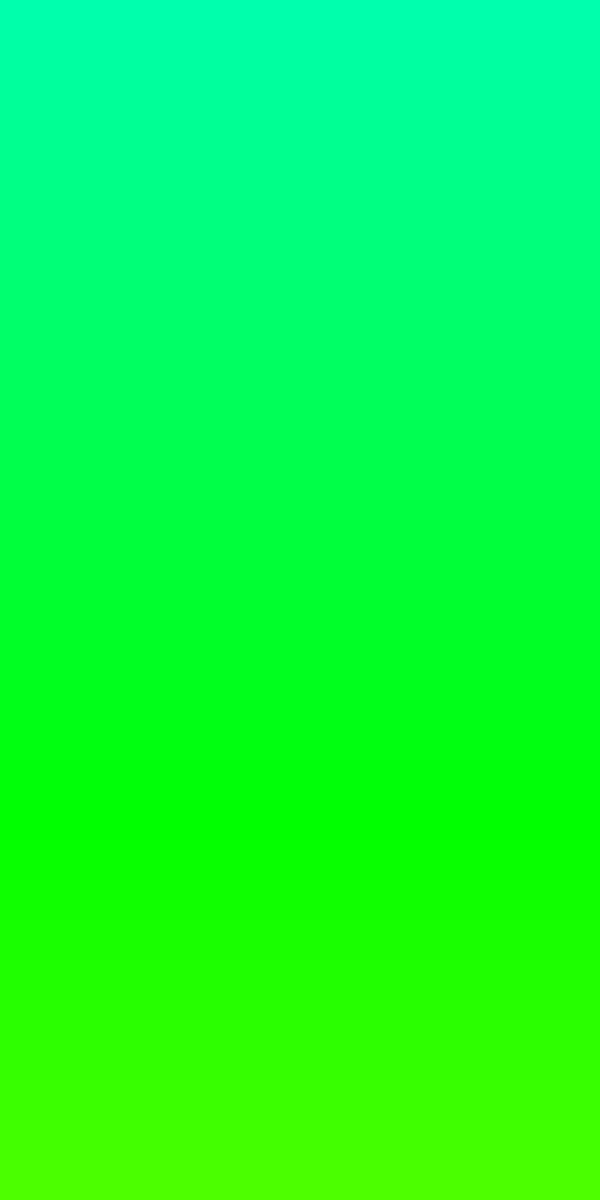
Frame 1 (no input)
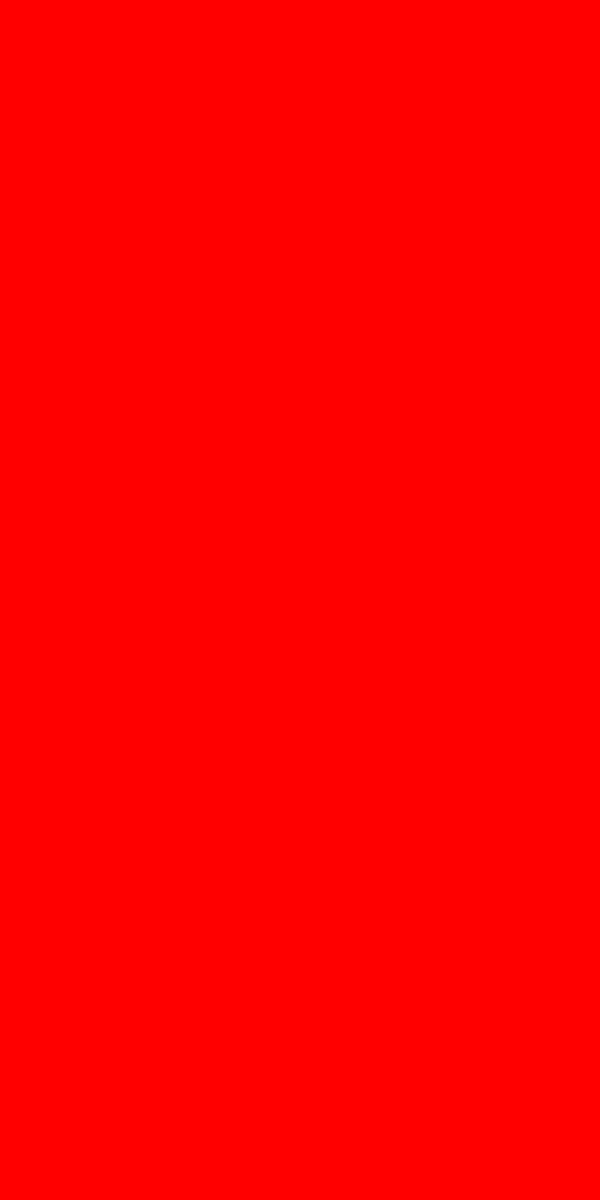
Frame 60 (the mouse pressed at the canvas centre just before this capture)
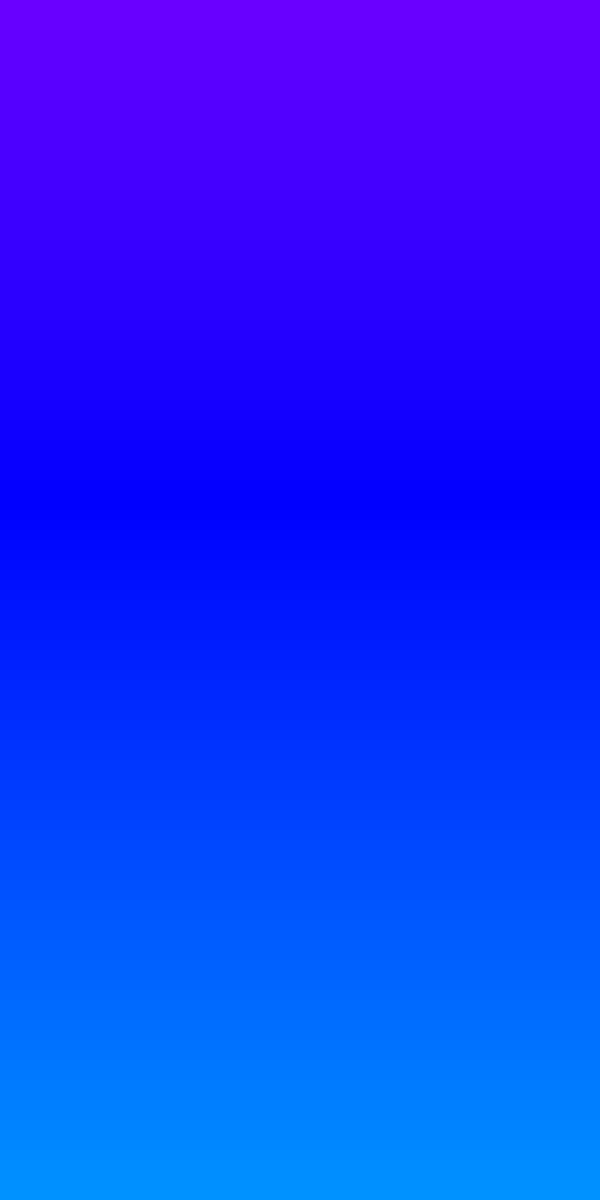
Frame 120 (the mouse held since frame 60 and released just before this capture)

The Processing sketch that drew these frames (run headless with seeded random() and noise(); from frame 60 on, the mouse is pressed at the canvas centre):

// Processing sketch: L6_1
// ── L6_1.pde
/* 
* Example coded live IMD3005 - Fall 2026
* Algonquin College
* 
* Step 1 - Gradient on the sky and rotating moon/sun
*/

float time;
void setup(){
  colorMode(HSB, 360, 100, 100);
  size(600,1200);
}

void draw(){
  time = millis() % 2000;
  sky(time);
}


void sky(float t){
  noStroke();
  for (int j=0; j < height; j+=10){
    float c = map (j, height, 0, 0, 60);
    fill(c+t,100,100);
    rect(0,j,width,j+10);
  }
}
